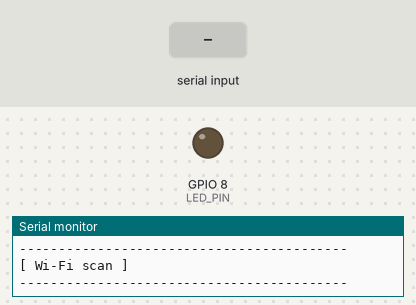
Recording of a sketch running on a simulated ESP32-C6. Parts: output pins drawn as LEDs (lit = HIGH), the last lines printed to the serial monitor. Dashed ring = blinking. The test bench sets the inputs (shaded band). A WiFi scan finds three made-up networks.

Above: at 0.1 s.
At 3.3 s:
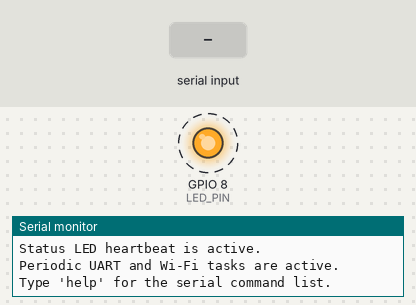
3.4 s: "status\n" received over Serial
6.9 s: "status\n" received over the second serial link
10.4 s: "pins\n" received over Serial
13.9 s: "info\n" received over the second serial link
17.4 s: "wifi auto\n" received over Serial
20.9 s: "memory\n" received over the second serial link
Timing chart, 0 to 25.4 s (numbered marks = the images above; inputs shaded):
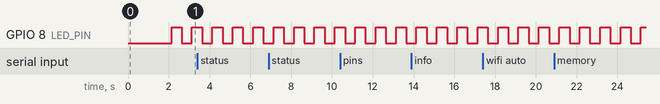

The sketch:

TuffBoy.ino
```cpp
#include <Arduino.h>
#include <esp_system.h>
#include <Wire.h>
#include <WiFi.h>

// Change these values to match the final TuffBoy PCB pinout.
static const int LED_PIN = 8;
static const int I2C_SDA_PIN = 6;
static const int I2C_SCL_PIN = 7;
static const int UART_RX_PIN = 4;
static const int UART_TX_PIN = 5;

static const uint32_t UART_BAUD = 115200;
static const uint32_t LED_INTERVAL_MS = 500;
static const uint32_t STATUS_INTERVAL_MS = 5000;
static const uint32_t UART_TEST_INTERVAL_MS = 5000;
static const uint32_t WIFI_SCAN_INTERVAL_MS = 30000;
static const uint32_t SERIAL_COMMAND_TIMEOUT_MS = 250;
static const uint32_t UART_RX_DRAIN_INTERVAL_MS = 1000;
static const size_t COMMAND_BUFFER_SIZE = 64;
static const size_t EVENT_LOG_SIZE = 16;

static const char DEVICE_NAME[] = "TuffBoy";
static const char FIRMWARE_VERSION[] = "0.1.0-dev";

HardwareSerial ExpansionSerial(1);

bool ledState = false;
bool uartReady = false;
bool i2cReady = false;
bool wifiReady = false;
bool periodicWifiScanEnabled = true;
uint32_t bootTime = 0;
uint32_t lastLedChange = 0;
uint32_t lastStatus = 0;
uint32_t lastUartMessage = 0;
uint32_t lastWifiScan = 0;
uint32_t lastUartDrain = 0;
uint32_t uartMessagesSent = 0;
uint32_t uartBytesReceived = 0;
uint32_t wifiScansCompleted = 0;
uint32_t i2cScansCompleted = 0;
uint8_t lastI2CDeviceCount = 0;
int lastWiFiNetworkCount = -1;
char serialCommand[COMMAND_BUFFER_SIZE] = {};
size_t serialCommandLength = 0;

struct EventLogEntry {
  uint32_t time;
  char text[48];
};

EventLogEntry eventLog[EVENT_LOG_SIZE] = {};
size_t eventLogNext = 0;

void recordEvent(const char *text) {
  eventLog[eventLogNext].time = millis();
  strncpy(eventLog[eventLogNext].text, text, sizeof(eventLog[eventLogNext].text) - 1);
  eventLog[eventLogNext].text[sizeof(eventLog[eventLogNext].text) - 1] = '\0';
  eventLogNext = (eventLogNext + 1) % EVENT_LOG_SIZE;
}

void printSeparator(char character = '-') {
  for (uint8_t index = 0; index < 42; ++index) Serial.print(character);
  Serial.println();
}

void printHeader(const char *title) {
  Serial.println();
  printSeparator();
  Serial.print("[ ");
  Serial.print(title);
  Serial.println(" ]");
  printSeparator();
}

const char *yesNo(bool value) {
  return value ? "yes" : "no";
}

const char *wifiStatusName(wl_status_t status) {
  switch (status) {
    case WL_CONNECTED: return "connected";
    case WL_NO_SSID_AVAIL: return "no SSID available";
    case WL_CONNECT_FAILED: return "connection failed";
    case WL_CONNECTION_LOST: return "connection lost";
    case WL_DISCONNECTED: return "disconnected";
    case WL_IDLE_STATUS: return "idle";
    default: return "unknown";
  }
}

void printChipInfo() {
  printHeader("Chip information");
  Serial.print("Device name: ");
  Serial.println(DEVICE_NAME);
  Serial.print("Firmware: ");
  Serial.println(FIRMWARE_VERSION);
  Serial.print("Chip model: ");
  Serial.println(ESP.getChipModel());
  Serial.print("Chip revision: ");
  Serial.println(ESP.getChipRevision());
  Serial.print("CPU frequency: ");
  Serial.print(ESP.getCpuFreqMHz());
  Serial.println(" MHz");
  Serial.print("Flash size: ");
  Serial.print(ESP.getFlashChipSize() / 1024 / 1024);
  Serial.println(" MB");
  Serial.print("Heap: ");
  Serial.print(ESP.getFreeHeap());
  Serial.print(" free / ");
  Serial.print(ESP.getHeapSize());
  Serial.println(" total bytes");
  Serial.print("PSRAM: ");
  Serial.print(ESP.getPsramSize());
  Serial.println(" bytes");
  Serial.print("Sketch size: ");
  Serial.print(ESP.getSketchSize());
  Serial.print(" / ");
  Serial.print(ESP.getFreeSketchSpace());
  Serial.println(" bytes free flash space");
}

void printPinConfiguration() {
  printHeader("Pin configuration");
  Serial.print("LED: GPIO ");
  Serial.println(LED_PIN);
  Serial.print("I2C SDA: GPIO ");
  Serial.println(I2C_SDA_PIN);
  Serial.print("I2C SCL: GPIO ");
  Serial.println(I2C_SCL_PIN);
  Serial.print("Expansion UART RX: GPIO ");
  Serial.println(UART_RX_PIN);
  Serial.print("Expansion UART TX: GPIO ");
  Serial.println(UART_TX_PIN);
  Serial.println("Edit the constants at the top of this file for another PCB revision.");
}

void printMemoryStatus() {
  printHeader("Memory");
  Serial.print("Free heap: ");
  Serial.print(ESP.getFreeHeap());
  Serial.println(" bytes");
  Serial.print("Minimum free heap: ");
  Serial.print(ESP.getMinFreeHeap());
  Serial.println(" bytes");
  Serial.print("Largest free block: ");
  Serial.print(ESP.getMaxAllocHeap());
  Serial.println(" bytes");
  Serial.print("PSRAM free: ");
  Serial.print(ESP.getFreePsram());
  Serial.println(" bytes");
}

void printStatus() {
  printHeader("TuffBoy status");
  Serial.print("Uptime: ");
  Serial.print(millis() / 1000);
  Serial.println(" s");
  Serial.print("Reset reason: ");
  Serial.println(esp_reset_reason());
  Serial.print("LED: ");
  Serial.println(ledState ? "on" : "off");
  Serial.print("UART ready: ");
  Serial.println(yesNo(uartReady));
  Serial.print("I2C ready: ");
  Serial.println(yesNo(i2cReady));
  Serial.print("Wi-Fi ready: ");
  Serial.println(yesNo(wifiReady));
  Serial.print("Wi-Fi status: ");
  Serial.println(wifiStatusName(WiFi.status()));
  Serial.print("Wi-Fi scans completed: ");
  Serial.println(wifiScansCompleted);
  Serial.print("I2C scans completed: ");
  Serial.println(i2cScansCompleted);
  Serial.print("UART test messages sent: ");
  Serial.println(uartMessagesSent);
  printMemoryStatus();
}

bool scanI2C() {
  printHeader("I2C bus scan");
  if (!i2cReady) {
    Serial.println("[I2C] Bus is not initialized; scan skipped.");
    recordEvent("I2C scan skipped");
    return false;
  }
  Serial.println("[I2C] Scanning addresses 0x01 through 0x7E...");
  uint8_t found = 0;
  for (uint8_t address = 1; address < 127; ++address) {
    Wire.beginTransmission(address);
    uint8_t error = Wire.endTransmission();
    if (error == 0) {
      Serial.print("[I2C] Device found at 0x");
      if (address < 16) Serial.print('0');
      Serial.println(address, HEX);
      ++found;
    }
  }
  if (found == 0) Serial.println("[I2C] No devices found.");
  else {
    Serial.print("[I2C] Devices found: ");
    Serial.println(found);
  }
  lastI2CDeviceCount = found;
  ++i2cScansCompleted;
  recordEvent(found == 0 ? "I2C scan complete: empty" : "I2C devices detected");
  return true;
}

bool scanWiFi() {
  printHeader("Wi-Fi scan");
  if (!wifiReady) {
    Serial.println("[Wi-Fi] Station mode is not initialized; scan skipped.");
    recordEvent("Wi-Fi scan skipped");
    return false;
  }
  Serial.println("[Wi-Fi] Scanning nearby networks...");
  WiFi.scanDelete();
  int networkCount = WiFi.scanNetworks(false, true);
  if (networkCount < 0) {
    Serial.print("[Wi-Fi] Scan failed, error ");
    Serial.println(networkCount);
    lastWiFiNetworkCount = networkCount;
    recordEvent("Wi-Fi scan failed");
    return false;
  }
  lastWiFiNetworkCount = networkCount;
  if (networkCount == 0) {
    Serial.println("[Wi-Fi] No networks found.");
    ++wifiScansCompleted;
    recordEvent("Wi-Fi scan complete: empty");
    return true;
  }
  Serial.print("[Wi-Fi] Networks found: ");
  Serial.println(networkCount);
  for (int index = 0; index < networkCount; ++index) {
    Serial.print("  ");
    Serial.print(index + 1);
    Serial.print(". ");
    Serial.print(WiFi.SSID(index));
    Serial.print("  RSSI ");
    Serial.print(WiFi.RSSI(index));
    Serial.print(" dBm  channel ");
    Serial.println(WiFi.channel(index));
  }
  WiFi.scanDelete();
  ++wifiScansCompleted;
  recordEvent("Wi-Fi scan complete");
  return true;
}

void printHelp() {
  printHeader("Command reference");
  Serial.println("status       Show system and peripheral status");
  Serial.println("info         Show chip, flash, RAM, and firmware information");
  Serial.println("memory       Show current heap and PSRAM information");
  Serial.println("pins         Show configurable GPIO assignments");
  Serial.println("wifi         Scan for nearby Wi-Fi networks");
  Serial.println("wifi auto    Toggle the periodic Wi-Fi scan");
  Serial.println("i2c          Scan the I2C bus");
  Serial.println("uart         Send an immediate UART test message");
  Serial.println("led          Toggle the status LED");
  Serial.println("events       Show recent firmware events");
  Serial.println("uptime       Print uptime in seconds");
  Serial.println("help         Show this command list");
  Serial.println("clear        Clear the terminal with blank lines");
}

void printEventLog() {
  printHeader("Recent events");
  bool hasEvents = false;
  for (size_t offset = 0; offset < EVENT_LOG_SIZE; ++offset) {
    size_t index = (eventLogNext + offset) % EVENT_LOG_SIZE;
    if (eventLog[index].text[0] == '\0') continue;
    hasEvents = true;
    Serial.print("[");
    Serial.print(eventLog[index].time / 1000);
    Serial.print("s] ");
    Serial.println(eventLog[index].text);
  }
  if (!hasEvents) Serial.println("No events recorded yet.");
}

void setLed(bool enabled) {
  ledState = enabled;
  digitalWrite(LED_PIN, ledState ? HIGH : LOW);
}

void toggleLed() {
  setLed(!ledState);
  Serial.print("[LED] ");
  Serial.println(ledState ? "on" : "off");
  recordEvent(ledState ? "LED turned on" : "LED turned off");
}

void sendUartTestMessage() {
  if (!uartReady) {
    Serial.println("[UART] UART is not initialized; message skipped.");
    recordEvent("UART message skipped");
    return;
  }
  ExpansionSerial.println("TuffBoy UART test message");
  ++uartMessagesSent;
  Serial.println("[UART] Test message transmitted.");
  recordEvent("UART test message sent");
}

void printUptime() {
  uint32_t seconds = (millis() - bootTime) / 1000;
  Serial.print("TuffBoy has been running for ");
  Serial.print(seconds);
  Serial.println(" seconds.");
}

void handleCommand(const char *command) {
  if (strcmp(command, "status") == 0) printStatus();
  else if (strcmp(command, "info") == 0) printChipInfo();
  else if (strcmp(command, "memory") == 0) printMemoryStatus();
  else if (strcmp(command, "pins") == 0) printPinConfiguration();
  else if (strcmp(command, "wifi") == 0) scanWiFi();
  else if (strcmp(command, "wifi auto") == 0) {
    periodicWifiScanEnabled = !periodicWifiScanEnabled;
    Serial.print("[Wi-Fi] Periodic scanning: ");
    Serial.println(periodicWifiScanEnabled ? "enabled" : "disabled");
  } else if (strcmp(command, "i2c") == 0) scanI2C();
  else if (strcmp(command, "uart") == 0) sendUartTestMessage();
  else if (strcmp(command, "led") == 0) {
    toggleLed();
  } else if (strcmp(command, "events") == 0) printEventLog();
  else if (strcmp(command, "uptime") == 0) printUptime();
  else if (strcmp(command, "help") == 0) printHelp();
  else if (strcmp(command, "clear") == 0) {
    for (uint8_t line = 0; line < 30; ++line) Serial.println();
  } else if (strlen(command) > 0) {
    Serial.print("Unknown command: ");
    Serial.println(command);
    Serial.println("Type 'help' to list available commands.");
  }
}

void finishSerialCommand() {
  serialCommand[serialCommandLength] = '\0';
  for (size_t index = 0; index < serialCommandLength; ++index) {
    if (serialCommand[index] >= 'A' && serialCommand[index] <= 'Z') {
      serialCommand[index] = serialCommand[index] - 'A' + 'a';
    }
  }
  size_t first = 0;
  while (serialCommand[first] == ' ' || serialCommand[first] == '\t') ++first;
  if (first > 0) memmove(serialCommand, serialCommand + first, serialCommandLength - first + 1);
  serialCommandLength = strlen(serialCommand);
  while (serialCommandLength > 0 &&
         (serialCommand[serialCommandLength - 1] == ' ' || serialCommand[serialCommandLength - 1] == '\t')) {
    serialCommand[--serialCommandLength] = '\0';
  }
  handleCommand(serialCommand);
  serialCommandLength = 0;
  serialCommand[0] = '\0';
}

void handleSerialCommands() {
  while (Serial.available() > 0) {
    char character = static_cast<char>(Serial.read());
    if (character == '\n' || character == '\r') {
      if (serialCommandLength > 0) finishSerialCommand();
    } else if (serialCommandLength < COMMAND_BUFFER_SIZE - 1 && character >= 32 && character <= 126) {
      serialCommand[serialCommandLength++] = character;
      serialCommand[serialCommandLength] = '\0';
    } else if (serialCommandLength >= COMMAND_BUFFER_SIZE - 1) {
      Serial.println("Command too long; input discarded.");
      serialCommandLength = 0;
      serialCommand[0] = '\0';
    }
  }
}

void drainExpansionUart() {
  if (!uartReady || millis() - lastUartDrain < UART_RX_DRAIN_INTERVAL_MS) return;
  lastUartDrain = millis();
  while (ExpansionSerial.available() > 0) {
    int received = ExpansionSerial.read();
    if (received >= 0) {
      ++uartBytesReceived;
      Serial.print("[UART RX] 0x");
      if (received < 16) Serial.print('0');
      Serial.println(received, HEX);
    }
  }
}

void initializeLed() {
  pinMode(LED_PIN, OUTPUT);
  setLed(false);
  Serial.print("[LED] GPIO ");
  Serial.print(LED_PIN);
  Serial.println(" configured as output.");
  recordEvent("LED initialized");
}

void initializeExpansionUart() {
  Serial.print("[UART] Initializing TX GPIO ");
  Serial.print(UART_TX_PIN);
  Serial.print(" / RX GPIO ");
  Serial.println(UART_RX_PIN);
  ExpansionSerial.begin(UART_BAUD, SERIAL_8N1, UART_RX_PIN, UART_TX_PIN);
  uartReady = true;
  Serial.println("[UART] Expansion UART ready at 115200 baud.");
  recordEvent("Expansion UART initialized");
}

void initializeI2C() {
  Serial.print("[I2C] Initializing SDA GPIO ");
  Serial.print(I2C_SDA_PIN);
  Serial.print(" / SCL GPIO ");
  Serial.println(I2C_SCL_PIN);
  i2cReady = Wire.begin(I2C_SDA_PIN, I2C_SCL_PIN);
  Serial.print("[I2C] Initialization ");
  Serial.println(i2cReady ? "successful." : "failed.");
  recordEvent(i2cReady ? "I2C initialized" : "I2C initialization failed");
}

void initializeWiFi() {
  Serial.println("[Wi-Fi] Starting station mode.");
  WiFi.mode(WIFI_STA);
  WiFi.disconnect(false, false);
  wifiReady = true;
  Serial.print("[Wi-Fi] MAC address: ");
  Serial.println(WiFi.macAddress());
  Serial.println("[Wi-Fi] Station mode ready.");
  recordEvent("Wi-Fi station mode initialized");
}

void printBootSummary() {
  printHeader("Boot complete");
  Serial.println("TuffBoy is running.");
  Serial.println("Status LED heartbeat is active.");
  Serial.println("Periodic UART and Wi-Fi tasks are active.");
  Serial.println("Type 'help' for the serial command list.");
  Serial.println();
}

void handlePeriodicTasks(uint32_t now) {
  if (now - lastLedChange >= LED_INTERVAL_MS) {
    lastLedChange = now;
    setLed(!ledState);
  }
  if (now - lastUartMessage >= UART_TEST_INTERVAL_MS) {
    lastUartMessage = now;
    sendUartTestMessage();
  }
  if (now - lastStatus >= STATUS_INTERVAL_MS) {
    lastStatus = now;
    Serial.print("[heartbeat] uptime ");
    Serial.print(now / 1000);
    Serial.print(" s, heap ");
    Serial.print(ESP.getFreeHeap());
    Serial.println(" bytes");
  }
  if (periodicWifiScanEnabled && now - lastWifiScan >= WIFI_SCAN_INTERVAL_MS) {
    lastWifiScan = now;
    scanWiFi();
  }
}

void setup() {
  bootTime = millis();
  Serial.begin(115200);
  uint32_t serialStart = millis();
  while (!Serial && millis() - serialStart < 1500) yield();
  Serial.println();
  printHeader("TuffBoy boot sequence");
  Serial.println("Device: TuffBoy ESP32-C5");
  Serial.println("Framework: Arduino");
  Serial.println("Serial console: 115200 baud");
  Serial.println("Initializing hardware...");
  initializeLed();
  initializeExpansionUart();
  initializeI2C();
  initializeWiFi();
  printChipInfo();
  scanI2C();
  scanWiFi();
  lastWifiScan = millis();
  lastStatus = millis();
  lastUartMessage = millis();
  printBootSummary();
  recordEvent("Boot sequence complete");
}

void loop() {
  uint32_t now = millis();
  handleSerialCommands();
  handlePeriodicTasks(now);
  drainExpansionUart();
  yield();
}
```

Measured:
- by itself, GPIO 8 (LED_PIN): alternates HIGH for 0.50 s and LOW for 0.50 s
